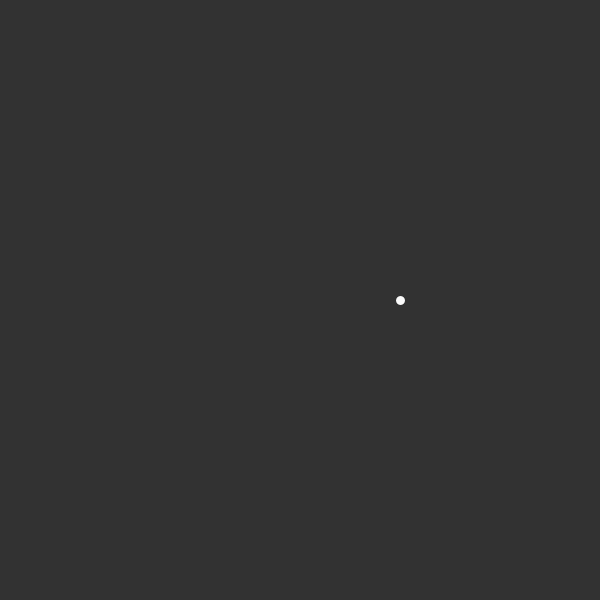
Frame 1 (no input)
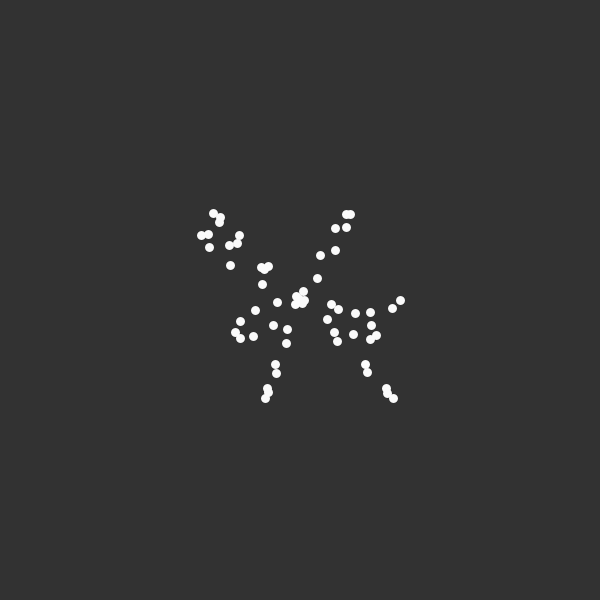
Frame 60 (the mouse pressed at the canvas centre just before this capture)
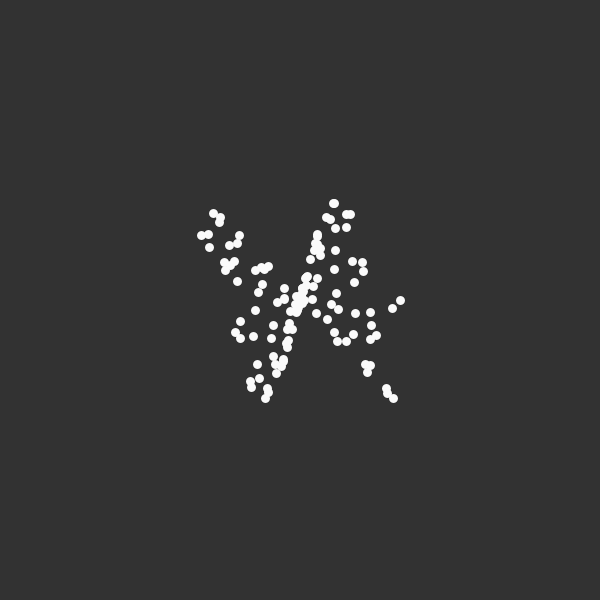
Frame 120 (the mouse held since frame 60 and released just before this capture)

The Processing sketch that drew these frames (run headless with seeded random() and noise(); from frame 60 on, the mouse is pressed at the canvas centre):

// Processing sketch: mathFlower
// ── mathFlower.pde

PVector target;
float theta,r, radius;

void setup() {
	size(600, 600);
	background(50);
	target= new PVector(0,0);
	// frameRate(30);
	smooth();
	radius = 100;
	// theta = 0.9;
}

void draw() {
	r = radius * cos(theta*18);
	translate(width/2, height/2);

	stroke(250);
	strokeWeight(9);
	target.x = r* cos(theta);
	target.y = r* sin(theta*4);
	point(target.x, target.y);

	theta += 0.021725;
	// radius += 0.03;
}

void mousePressed(){
	background(50);
	// radius = radius * random(1,2);
	// noLoop();
}
